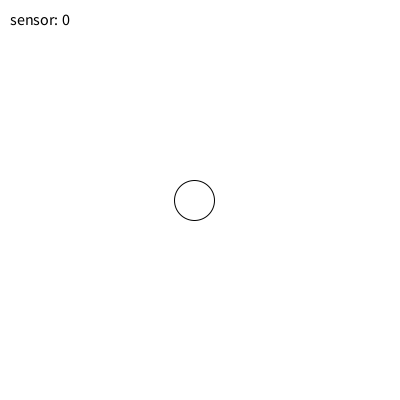
Frame 1 (no input)
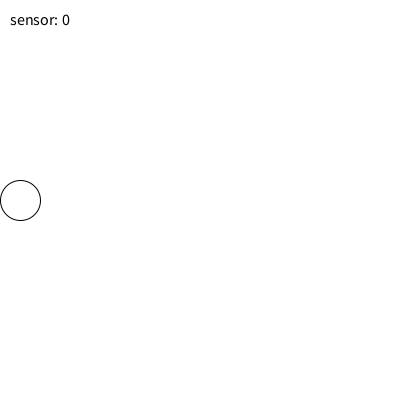
Frame 60 (the mouse pressed at the canvas centre just before this capture)
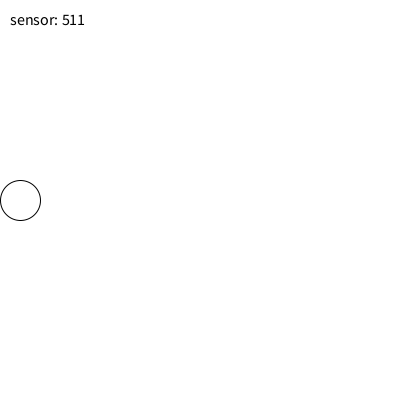
Frame 120 (the mouse held since frame 60 and released just before this capture)

The Processing sketch that drew these frames (run headless with seeded random() and noise(); from frame 60 on, the mouse is pressed at the canvas centre):

// Processing sketch: SensorStandIn
// ── SensorStandIn.pde
// Session 5 studio, optional hardware extension: a stand-in for a sensor.
// readSensor() returns a number from 0 to 1023, the range an Arduino analog pin reports.
// Here the number comes from the mouse, so the lesson works with no hardware at all.
// To use a real sensor, replace the body of readSensor() with a value read through
// Processing's Serial library. Nothing else in the sketch has to change.

float x = 200;
float xSpeed = 0;

void setup() {
  size(400, 400);
  textSize(16);
}

void draw() {
  background(255);
  int reading = readSensor();
  xSpeed = map(reading, 0, 1023, -6, 6);
  x = x + xSpeed;
  if (x > width - 20) {
    x = width - 20;
  }
  if (x < 20) {
    x = 20;
  }
  fill(0);
  text("sensor: " + reading, 10, 25);
  fill(255);
  circle(x, 200, 40);
}

int readSensor() {
  return int(map(mouseX, 0, width, 0, 1023));
}
